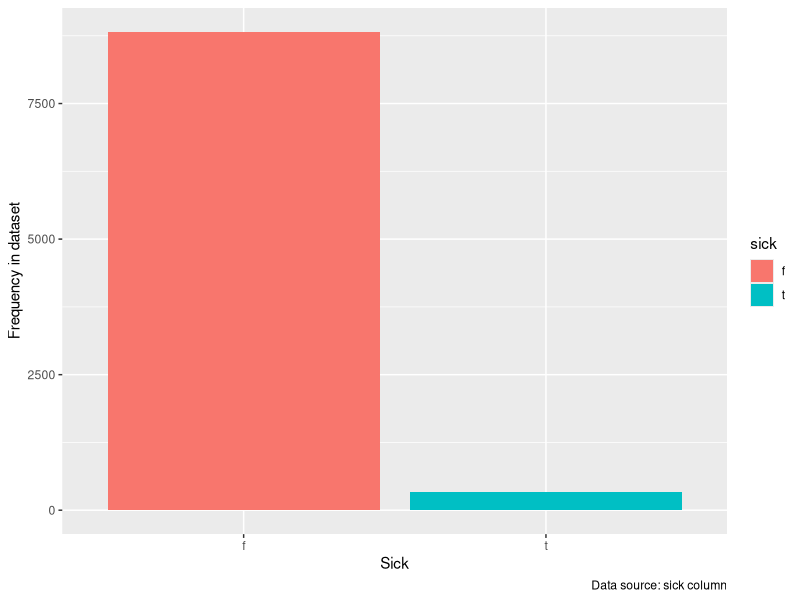
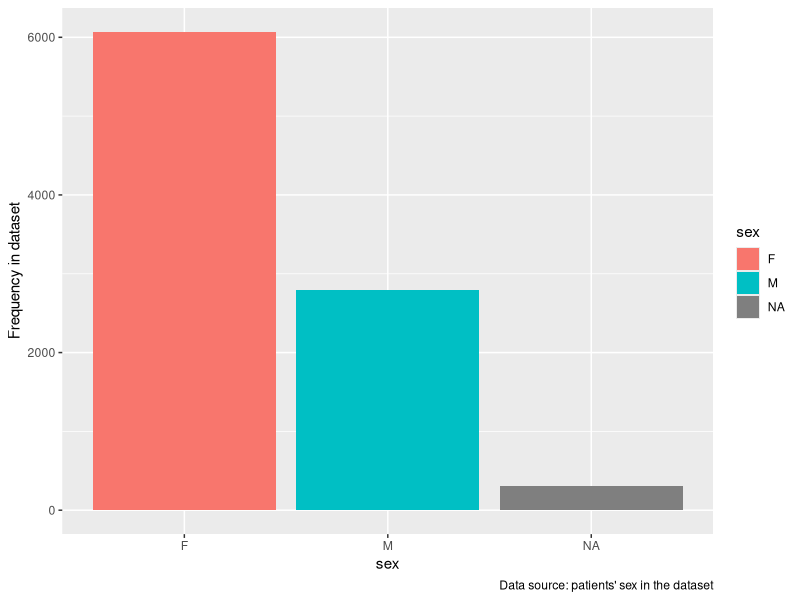
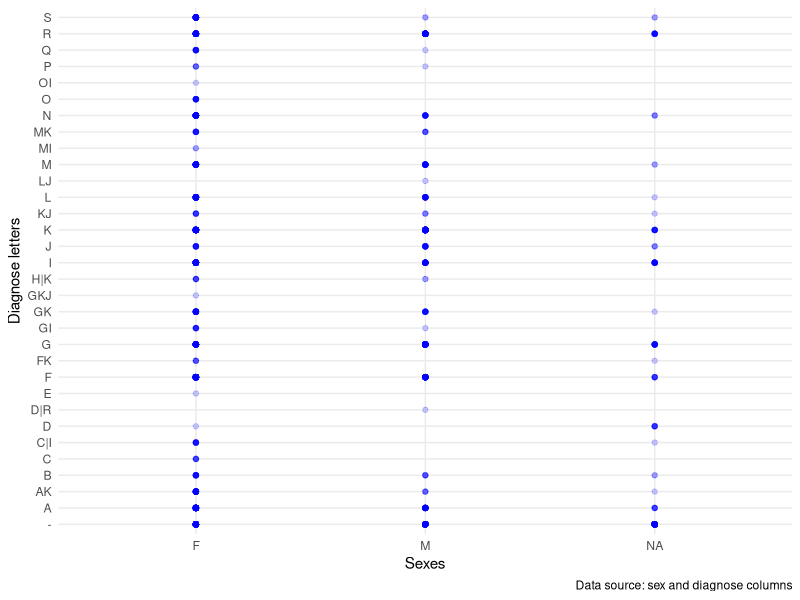
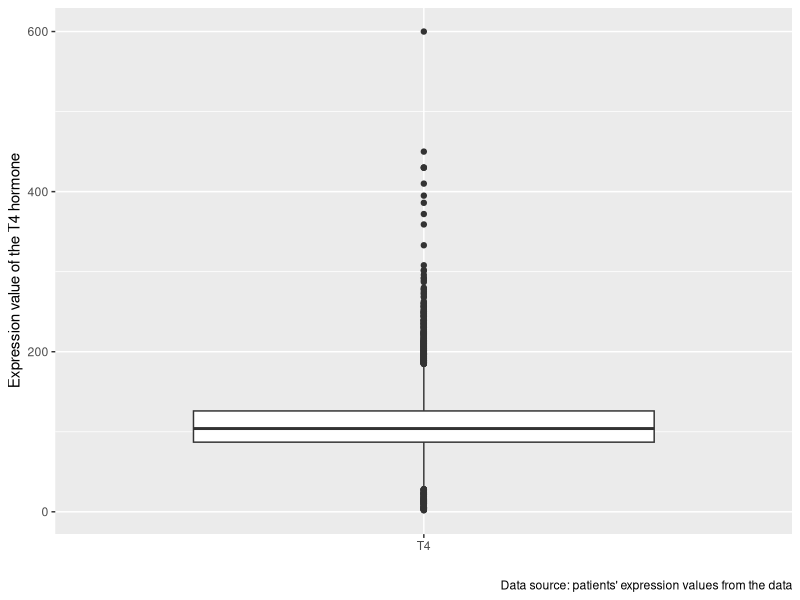
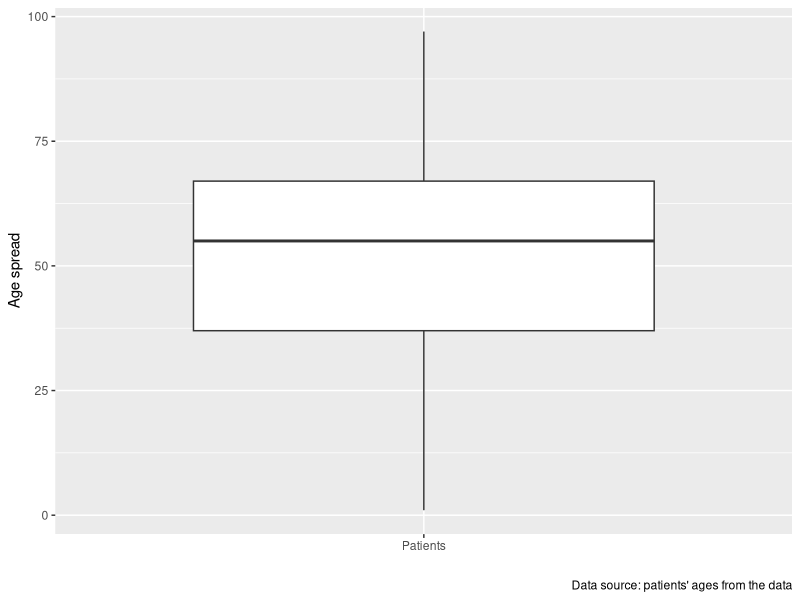

The R script that drew these images, in order:
## ---- chunk 1
knitr::opts_chunk$set(echo = TRUE)
library(ggplot2)

ggsave(file="results-and-conclusion.pdf", width=2.5, height=3, dpi=300)
## ---- chunk 2
my_data <- read.table("data/thyroid0387.data", sep = ",", header=F, na="?")
my_labels <- read.table("data/labels.txt", sep="\n", header=F)
colnames(my_data) <- as.vector(my_labels[[1]])
## ---- chunk 3
Openend_codebook_results <- readxl::read_xlsx("resources/codebook.xlsx")
knitr::kable(Openend_codebook_results, caption="Codebook of all the columns from the data")
## ---- chunk 4
ggplot(data = my_data, mapping = aes(x = sick)) +
  geom_bar(aes(fill = sick)) +
         labs(caption = "Data source: sick column") +
         xlab("Sick") +
         ylab("Frequency in dataset")
## ---- chunk 5
knitr::kable(sapply(my_data, function(x) sum(is.na(x))), caption = "Amounts of NA found in the data." )
## ---- chunk 6
ggplot(data = my_data, mapping = aes(x = sex)) +
  geom_bar(aes(fill = sex)) +
         xlab("sex") +
         ylab("Frequency in dataset") +
         labs(caption = "Data source: patients' sex in the dataset")
## ---- chunk 7
ggplot(data = my_data, 
  mapping= aes(x = sex, y= Diagnose_letter)) +
  geom_point(col= "blue", alpha = 0.2) +
  geom_smooth(method="loess", se=FALSE) +
  xlab("Sexes") +
  ylab("Diagnose letters") +
  labs(caption = "Data source: sex and diagnose columns") +
  theme_minimal()
## ---- chunk 8
ggplot(my_data, aes(y = TT4, x= as.factor("T4") )) +
  geom_boxplot() +
  xlab("") +
  ylab("Expression value of the T4 hormone") +
  labs(caption = "Data source: patients' expression values from the data")
## ---- chunk 9
ggplot(my_data, aes(y = age, x=as.factor("Patients"))) +
  geom_boxplot() +
  xlab("") +
  ylab("Age spread") +
  labs(caption = "Data source: patients' ages from the data")
## ---- chunk 10
Openend_ML_results <- readxl::read_xlsx("resources/ML_results.xlsx")
print(Openend_ML_results)
